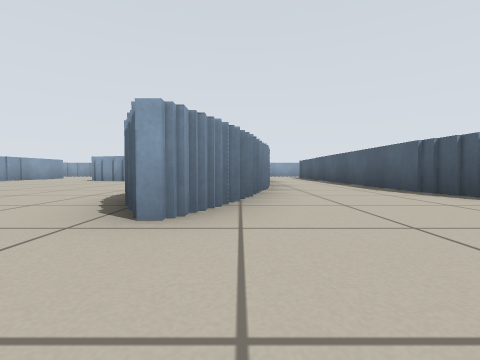
view 1 (above)

19 first-person views from a walk through a Stage world. The camera is 0.33 m above the floor, tilts 2° down and sees 85° across. Floor lines are 1 m apart. The floor is counted in squares, 1 m on a side. Each view is taken from the middle of a square. On the plan, view 1 faces up. The plan holds only what a view shows up to about 9 squares ahead; the rest is blank. Robots are left out.

view 2
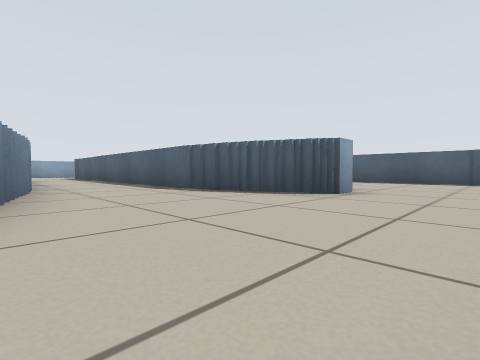

view 3
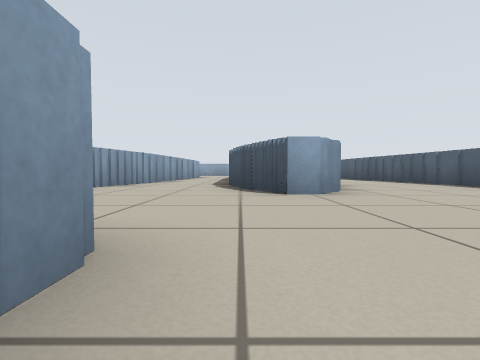

view 4
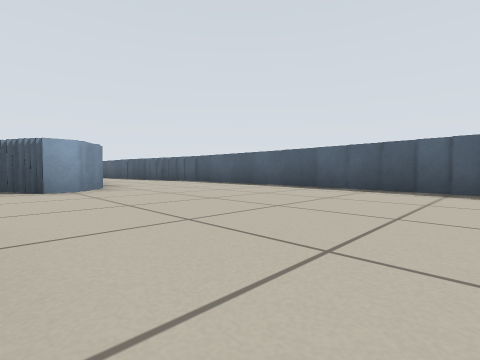

view 5
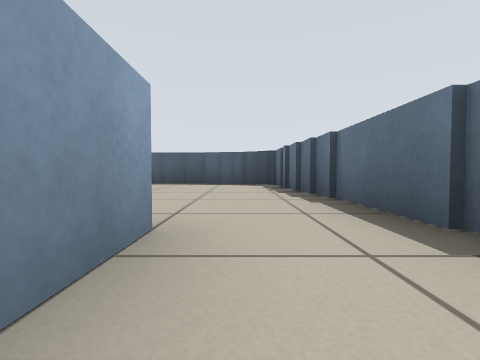

view 6
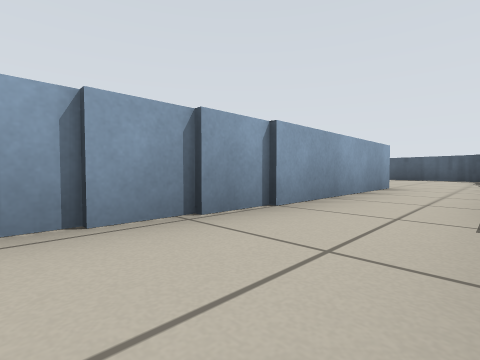

view 7
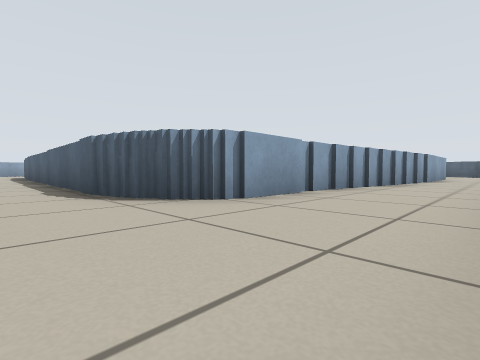

view 8
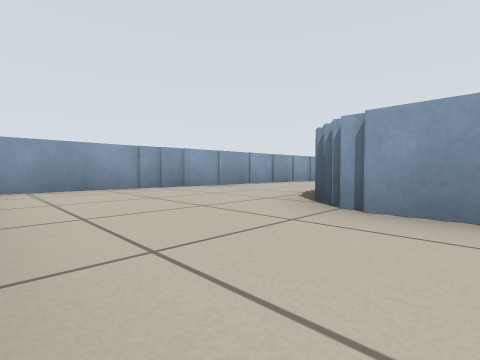

view 9
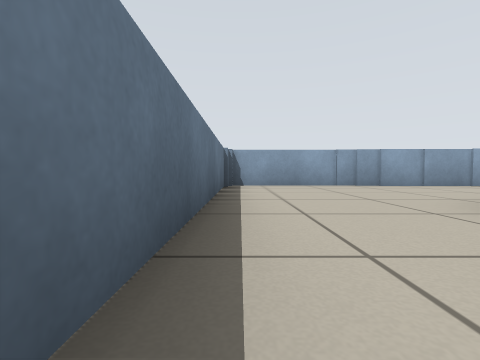

view 10
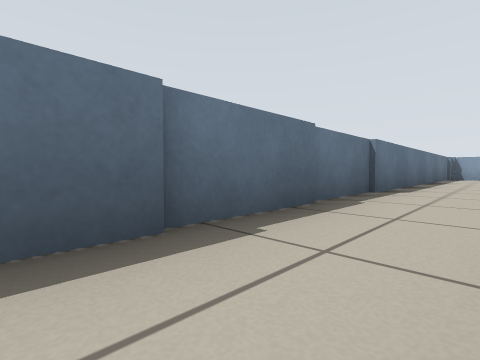

view 11
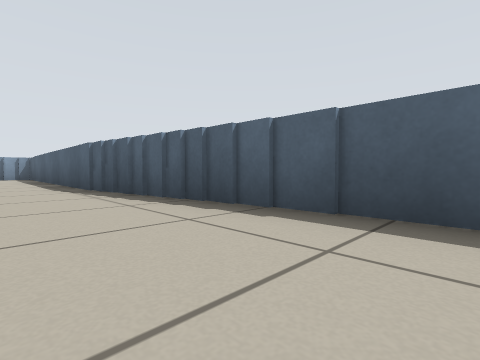

view 12
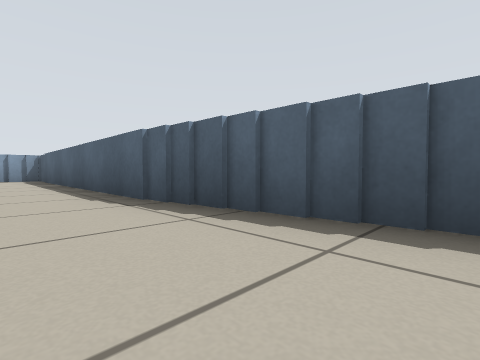

view 13
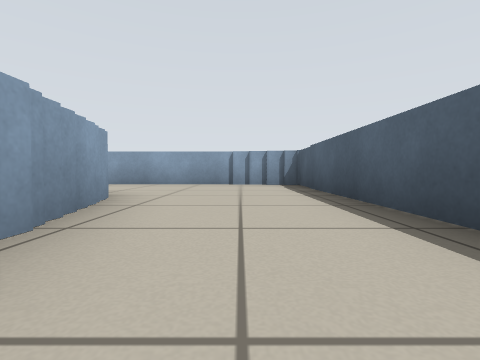

view 14
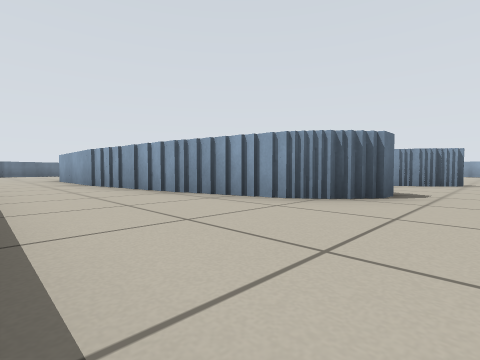

view 15
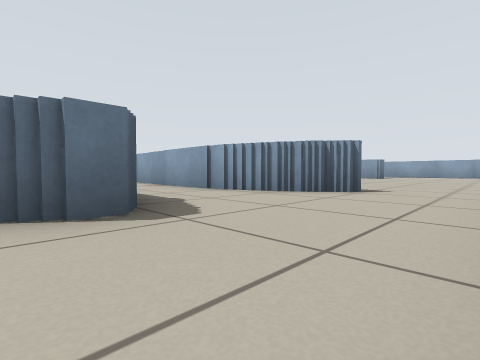

view 16
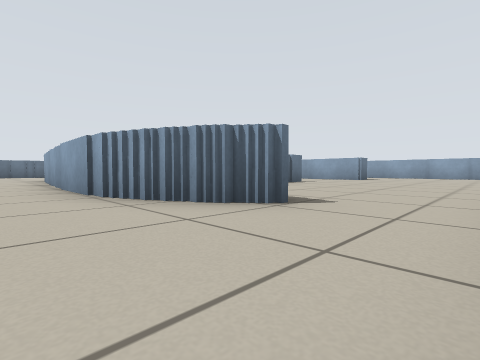

view 17
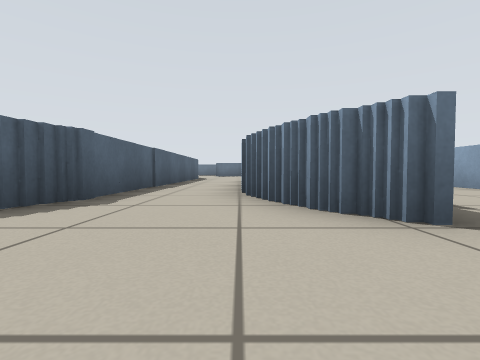

view 18
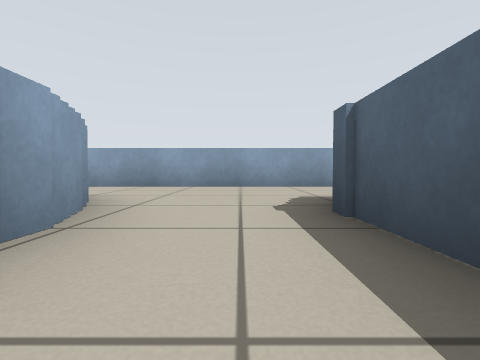

view 19
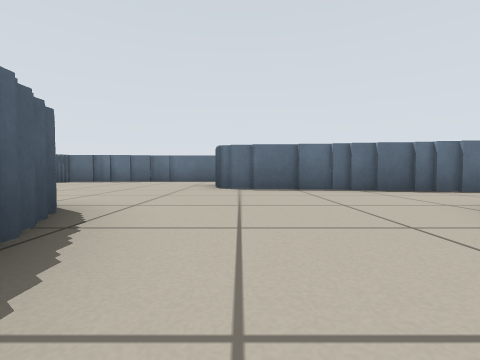

### Floor plan
Ten units are one square. View 1 is at (0, 0); x grows to the right and y downward. Boxes are objects, and circles mark ways between rooms. Rooms are numbered by the first view taken in them; rooms with no view inside come last. Other rooms are left out.
<svg viewBox="-124 -159 208 207">
<path fill="none" stroke="#000" d="M-4 -24 -4 -16M0 -38 0 -24M28 -30 28 -74M31 -24 31 -31M33 -16 33 -25M0 5 5 5M4 7 25 7 25 15M4 -49 4 -36M-12 4 1 4M-19 2 -11 2M5 -70 5 -48M77 -49 77 -60M76 -59 76 -71M73 -70 73 -152 61 -152M42 -16 33 -16M53 -89 53 -41M50 -94 50 -88M49 -109 49 -92M79 11 79 -54M47 -119 47 -105M45 -124 45 -118M77 26 77 10M76 32 76 25M52 38 73 38 73 31M46 40 54 40M24 42 48 42M62 -154 45 -154M-88 9 -88 -74M-87 14 -87 8M-65 18 -80 18M-119 9 -119 42M-49 18 -64 18M-116 43 0 43M-116 -29 -116 10M-38 20 -50 20M-115 -41 -115 -28M-31 22 -39 22M-18 23 -32 23M25 25 -19 25M31 -130 38 -130M9 -121 9 -72M5 -126 5 -118M4 -131 4 -125M0 -135 0 -130M45 -154 -12 -154M28 -74 28 -126"/>
<circle cx="30" cy="0" r="3" fill="#2a7"/>
<circle cx="20" cy="-80" r="3" fill="#2a7"/>
<circle cx="30" cy="30" r="3" fill="#2a7"/>
<circle cx="35" cy="-145" r="3" fill="#2a7"/>
<text x="10" y="-20">1</text>
<text x="60" y="-50">2</text>
<text x="-90" y="10">3</text>
<text x="20" y="-130">4</text>
</svg>
Room 1 opens to room 2. Room 1 opens to room 4. Room 2 opens to room 3. Room 2 opens to room 4.

Where each view was taken, in squares from view 1:
view 1: 0 up, 0 right, facing up
view 2: 0 up, 0 right, facing up-right
view 3: 2 down, 3 right, facing up
view 4: 3 down, 3 right, facing up-right
view 5: 3 down, 1 right, facing right
view 6: 4 down, 3 left, facing up-right
view 7: 4 down, 10 left, facing up-right
view 8: 4 down, 7 left, facing up-left
view 9: 4 down, 6 left, facing left
view 10: 3 down, 0 right, facing down-left
view 11: 3 up, 6 right, facing up-right
view 12: 5 up, 6 right, facing up-right
view 13: 9 up, 6 right, facing up
view 14: 14 up, 7 right, facing down-left
view 15: 15 up, 4 right, facing down-left
view 16: 15 up, 2 right, facing down-left
view 17: 15 up, 1 right, facing down
view 18: 10 up, 2 right, facing up
view 19: 4 up, 2 right, facing down
